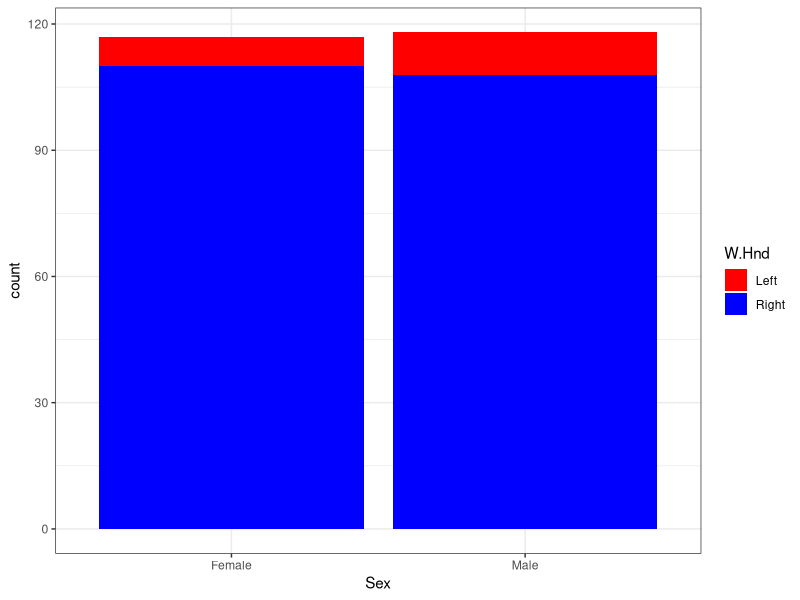
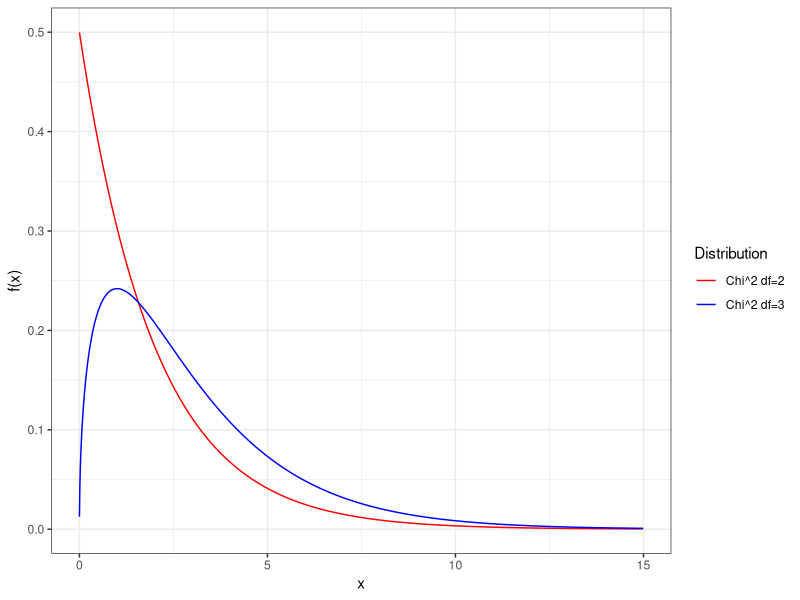
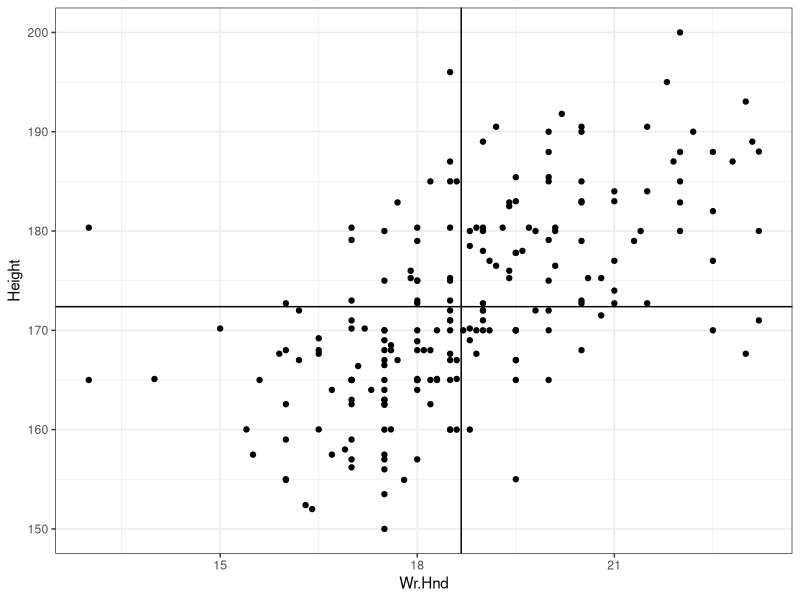
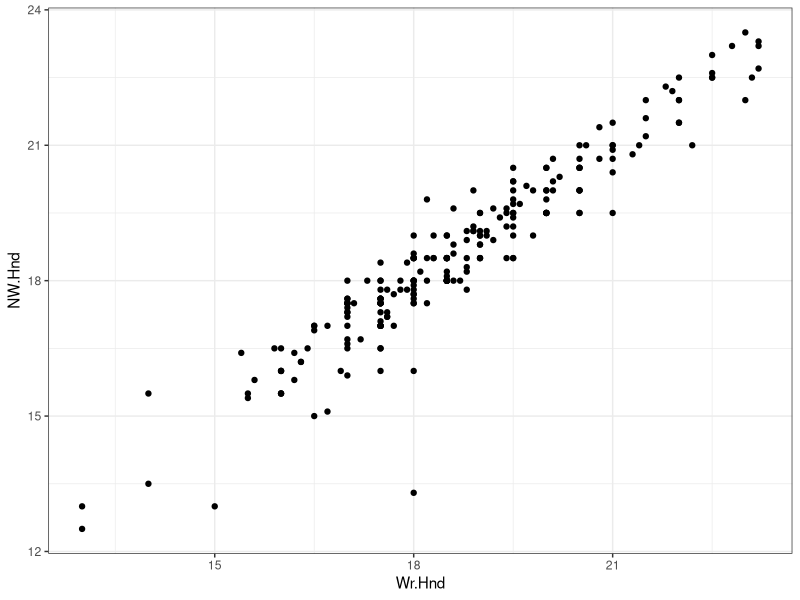
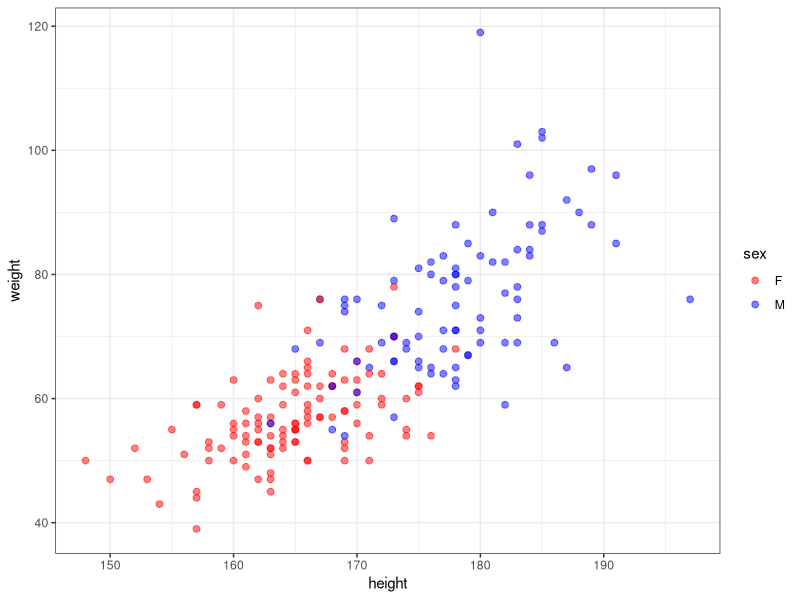

Reproduce these figures in R, in order.
## ---- chunk 1
library(knitr)
knit_hooks$set(small.mar = function(before, options, envir) {
    if (before) par(mar = c(4, 4, .1, .1))  # smaller margin on top and right
})
opts_chunk$set(fig.align="center", fig.height=5.5, fig.width=6.75, collapse=TRUE, comment="", prompt=TRUE, small.mar=TRUE)
options(width=63)
library("ggplot2")
theme_set(theme_bw())
library("dplyr")
library("broom")
set.seed(201)
## ---- chunk 2
x <- round(c(0.47*771, 0.34*732))
n <- round(c(771*0.97, 732*0.97))
prop.test(x=x, n=n, conf.level=0.90)
## ---- chunk 3
p1.hat <- 0.47
n1 <- 771
p2.hat <- 0.34
n2 <- 732
stderr <- sqrt(p1.hat*(1-p1.hat)/n1 + p2.hat*(1-p2.hat)/n2)

# the 90% CI
(p1.hat - p2.hat) + c(-1,1)*abs(qnorm(0.05))*stderr
## ---- chunk 4
str(poisson.test)
## ---- chunk 5
healthy <- c(82, 64, 66, 88, 65, 81, 85, 87, 60, 79, 80, 72)
cancer <- c(59, 50, 60, 60, 78, 69, 70, 67, 72, 66, 66, 68, 
            54, 62)
## ---- chunk 6
poisson.test(x=c(sum(healthy), sum(cancer)), T=c(12,14), 
             conf.level=0.99)
## ---- chunk 7
poisson.test(x=c(sum(healthy), sum(cancer)), T=c(12,14), 
             alternative="less", conf.level=0.99)
## ---- chunk 8
poisson.test(x=c(sum(healthy), sum(cancer)), T=c(12,14), 
             alternative="greater", conf.level=0.99)
## ---- chunk 9
library("MASS")
data("survey", package="MASS")
survey <- tbl_df(survey)
head(survey)
## ---- chunk 10
tbl = table(survey$Sex, survey$W.Hnd)
tbl
## ---- chunk 11
df <- survey %>% dplyr::select(Sex, W.Hnd) %>% na.omit()
ggplot(data=df) + geom_bar(aes(x=Sex, fill=W.Hnd), position="stack") +
  scale_fill_manual(values=c("red", "blue"))
## ---- chunk 12
str(chisq.test)
## ---- chunk 13
chisq.test(tbl)
## ---- chunk 14
x <- seq(0.001, 15, 0.01)

df <- data.frame(x=c(x,x), y=c(dchisq(x, df=2), dchisq(x, df=3)), 
                 Distribution = c(rep("Chi^2 df=2", length(x)), 
                           rep("Chi^2 df=3", length(x))))

ggplot(data=df) + geom_line(aes(x=x, y=y, color=Distribution)) + 
  scale_color_manual(values=c("red", "blue")) + 
  labs(x="x", y="f(x)")
## ---- chunk 15
tbl
## ---- chunk 16
n <- sum(tbl)
p <- sum(tbl[1,])/n # freq Female 
q <- sum(tbl[,1])/n # freq Left
expected <- n * matrix(c(p*q, (1-p)*q, p*(1-q), (1-p)*(1-q)), 
                       nrow=2)
expected
## ---- chunk 17
X2 <- sum((tbl - expected)^2 / expected)
X2

chisq.test(tbl, correct=FALSE)$statistic # equals X2
chisq.test(tbl)$statistic # with continuity correction
## ---- chunk 18
1-pchisq(X2, df=1)

chisq.test(tbl, correct=FALSE)$p.value
## ---- chunk 19
tbl = table(survey$Clap, survey$W.Hnd)
tbl
## ---- chunk 20
chisq.test(tbl)
## ---- chunk 21
chisq.test(tbl, simulate.p.value = TRUE, B=10000)
## ---- chunk 22
tbl = table(survey$Exer, survey$W.Hnd)
tbl

chisq.test(tbl, simulate.p.value = TRUE, B=10000)
## ---- chunk 23
tbl = table(survey$Smoke, survey$Exer)
tbl

chisq.test(tbl, simulate.p.value = TRUE, B=10000)
## ---- chunk 24
set.seed(201)
die <- sample(1:6, size=100, replace=TRUE)
die <- table(die)
## ---- chunk 25
die
chisq.test(x=die, p=rep(1/6, 6))
## ---- chunk 26
ggplot(data = survey, mapping=aes(x=Wr.Hnd, y=Height)) +
  geom_point() + geom_vline(xintercept=mean(survey$Wr.Hnd, na.rm=TRUE)) +
  geom_hline(yintercept=mean(survey$Height, na.rm=TRUE))
## ---- chunk 27
str(cor)

cor(survey$Wr.Hnd, survey$Height, 
    use="pairwise.complete.obs")
## ---- chunk 28
df <- survey %>% dplyr::select(Wr.Hnd, Height) %>% na.omit()
sum((df$Wr.Hnd - mean(df$Wr.Hnd)) *
      (df$Height - mean(df$Height))) /
  ((nrow(df)-1) * sd(df$Wr.Hnd) * sd(df$Height))
## ---- chunk 29
str(cor.test)
## ---- chunk 30
cor.test(x=survey$Wr.Hnd, y=survey$Height)
## ---- chunk 31
r <- cor(survey$Wr.Hnd, survey$Height, 
    use="pairwise.complete.obs")
df <- sum(complete.cases(survey[,c("Wr.Hnd", "Height")]))-2
# dplyr way to get df:
# df <- (survey %>% select(Wr.Hnd, Height) %>% 
#        na.omit() %>% nrow())-2 

tstat <- r/sqrt((1 - r^2)*df)
tstat

pvalue <- 2*pt(q=-abs(tstat), df=df)
pvalue
## ---- chunk 32
ggplot(data = survey) +
  geom_point(aes(x=Wr.Hnd, y=NW.Hnd))
## ---- chunk 33
cor.test(x=survey$Wr.Hnd, y=survey$NW.Hnd)
## ---- chunk 34
library("car")
data("Davis", package="car")
## ---- chunk 35
htwt <- tbl_df(Davis)
htwt[12,c(2,3)] <- htwt[12,c(3,2)]
head(htwt)
## ---- chunk 36
ggplot(htwt) + 
  geom_point(aes(x=height, y=weight, color=sex), size=2, alpha=0.5) +
  scale_color_manual(values=c("red", "blue"))
## ---- chunk 37
cor.test(x=htwt$height, y=htwt$weight)
## ---- chunk 38
cor.test(x=Davis$height, y=Davis$weight)
## ---- chunk 39
cor.test(x=Davis$height, y=Davis$weight, method="spearman")
## ---- chunk 40
htwt %>% filter(sex=="F") %>%  
  cor.test(~ height + weight, data = .)
## ---- chunk 41
htwt %>% filter(sex=="M") %>%  
  cor.test(~ height + weight, data = .)
## ---- chunk 42
sessionInfo()
